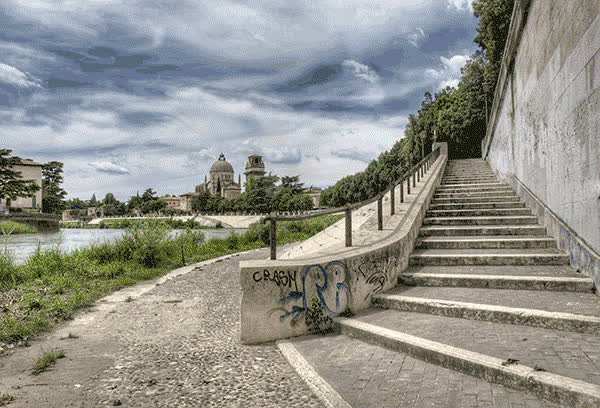
#> input picture output/temp1.jpg, 600 x 408 px
$ python anaglyph.py
#> lines starting #> are read from the running program, lines starting #| are printed output that depends on the picture
import numpy as np
from PIL import Image

def load_image(path):
#> called with path = 'output/temp1.jpg'
    return np.array(Image.open(path))
#> returned value is the input picture: shape (408, 600, 3); mean R, G, B 145.6, 146.3, 139.2
#> call 2 of load_image, with path = 'output/temp2.jpg'
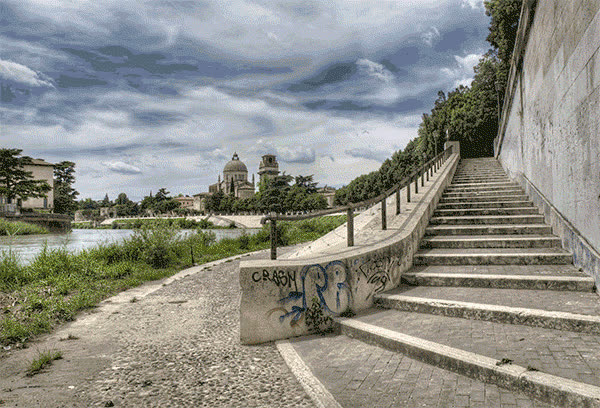
#> input picture output/temp2.jpg, 600 x 408 px
#> in load_image, returned value is the input picture: shape (408, 600, 3); mean R, G, B 140.7, 141.6, 134.5

def shift_image(image, shift):
#> called with shift = 5
    return np.roll(image, shift, axis=1)
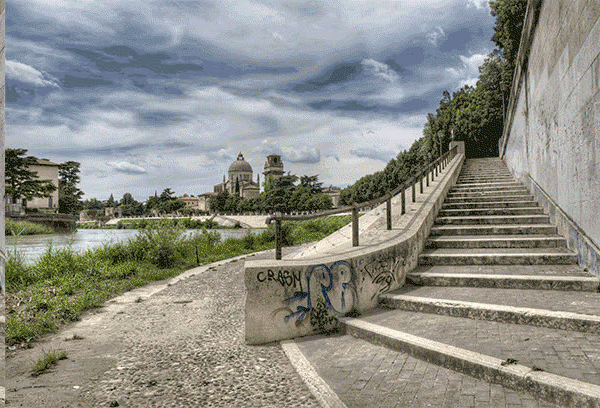
#> returned value: shape (408, 600, 3); mean of channels 0, 1, 2 140.7, 141.6, 134.5; drawn as R, G, B

def combine_anaglyph(image_left, image_right):
    anaglyph = np.zeros_like(image_left)

    # Combine the red channel of the left image with the blue and green channels of the right image
    anaglyph[:, :, 0] = image_left[:, :, 0]
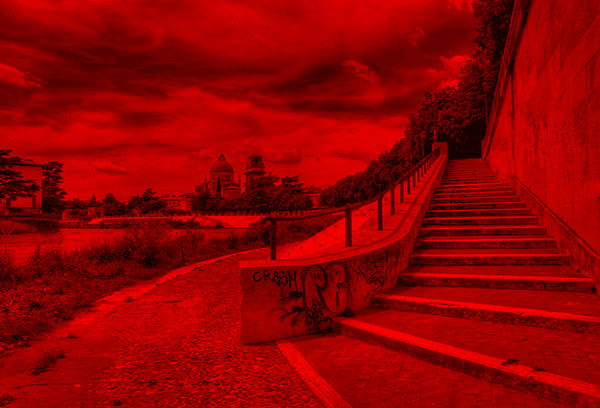
#> anaglyph: shape (408, 600, 3); mean R, G, B 145.6, 0, 0
    anaglyph[:, :, 1] = image_right[:, :, 1] * 0.3 + image_right[:, :, 2] * 0.7
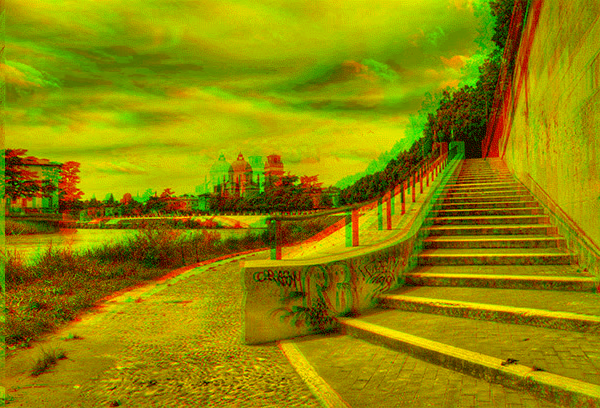
#> anaglyph: shape (408, 600, 3); mean R, G, B 145.6, 136.1, 0
    anaglyph[:, :, 2] = image_right[:, :, 1] * 0.3 + image_right[:, :, 2] * 0.7
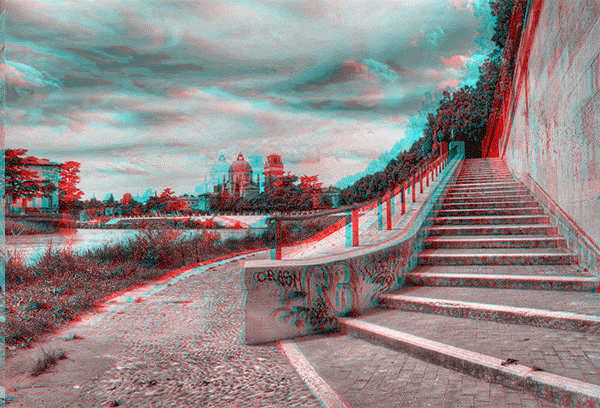
#> anaglyph: shape (408, 600, 3); mean R, G, B 145.6, 136.1, 136.1

    return anaglyph

def save_anaglyph(anaglyph, output_path):
    img = Image.fromarray(anaglyph.astype(np.uint8))
    img.save(output_path)

def main():
    input_left_path = "output/temp1.jpg"
    input_right_path = "output/temp2.jpg"
    output_path = "output/output_anaglyph.jpg"
    shift = 5  # Shift the right image by 80 pixels

    image_left = load_image(input_left_path)
    image_right = shift_image(load_image(input_right_path), shift)
    anaglyph = combine_anaglyph(image_left, image_right)
    save_anaglyph(anaglyph, output_path)

if __name__ == "__main__":
    main()
